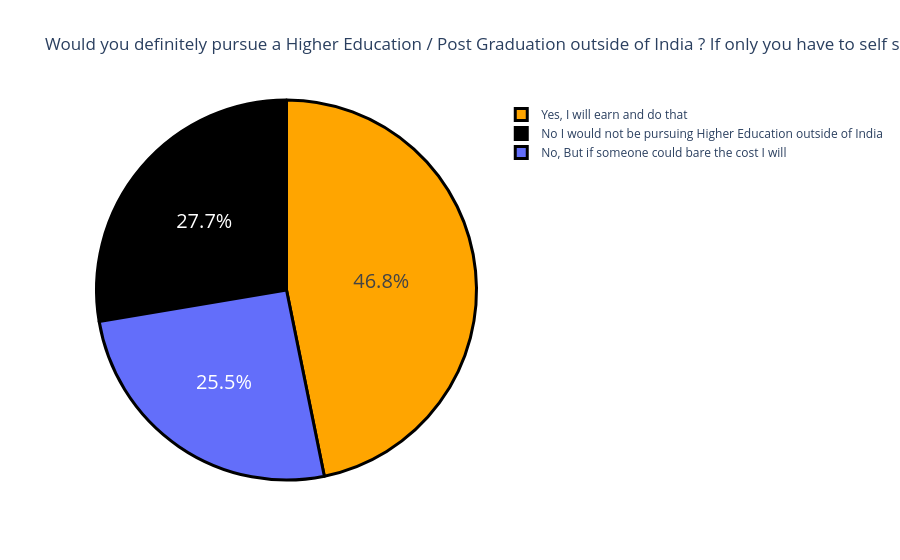

Write notebook code for a chart like this one.
### Markdown cell above
# Objective 3

### Code cell
question2 = "Would you definitely pursue a Higher Education / Post Graduation outside of India ? If only you have to self sponsor it."
question2 =data[question2].value_counts()
label = question2.index
counts = question2.values
colors = ['orange', 'black']
fig= go.Figure(data = [go.Pie(labels  = label, values = counts)])
fig.update_layout(title_text = 'Would you definitely pursue a Higher Education / Post Graduation outside of India ? If only you have to self sponsor it')
fig.update_traces(hoverinfo ='label+value', textinfo = 'percent', textfont_size =20, marker =dict(colors = colors, line = dict(color= 'black', width=3)))
fig.show()

### Figure 1 — Plotly figure (JSON) as saved in the notebook; plotly's stock layout.template omitted (floating-point values rounded to 4 significant figures)
{"data": [{"hoverinfo": "label+value", "labels": ["Yes, I will earn and do that", "No I would not be pursuing Higher Education outside of India", "No, But if someone could bare the cost I will"], "marker": {"colors": ["orange", "black"], "line": {"color": "black", "width": 3}}, "textfont": {"size": 20}, "textinfo": "percent", "type": "pie", "values": [110, 65, 60]}], "layout": {"autosize": true, "title": {"text": "Would you definitely pursue a Higher Education / Post Graduation outside of India ? If only you have to self sponsor it"}}}
